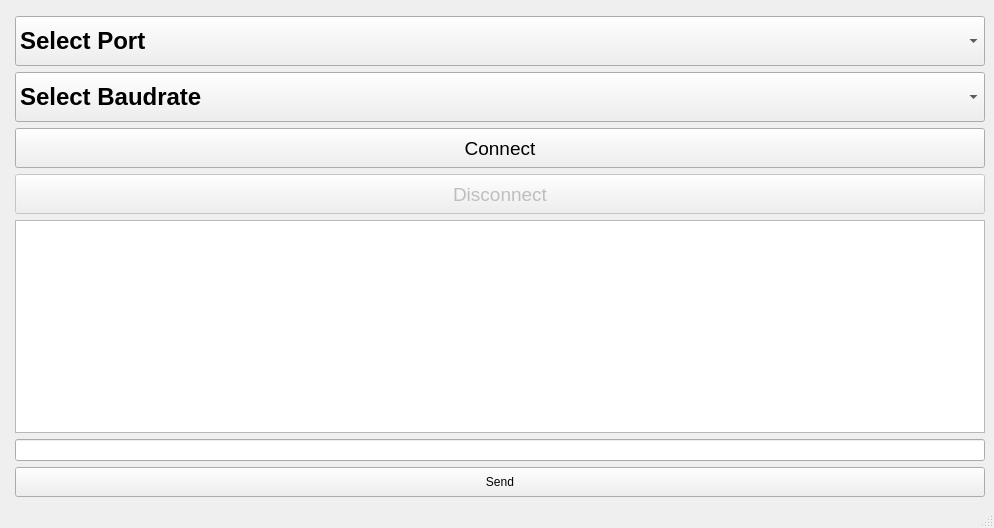
<?xml version="1.0" encoding="UTF-8"?>
<ui version="4.0">
 <class>MainWindow</class>
 <widget class="QMainWindow" name="MainWindow">
  <property name="geometry">
   <rect>
    <x>0</x>
    <y>0</y>
    <width>994</width>
    <height>528</height>
   </rect>
  </property>
  <property name="windowTitle">
   <string>MainWindow</string>
  </property>
  <property name="windowIcon">
   <iconset>
    <normaloff>:/newPrefix/Icons8-Windows-8-Military-Grenade.qrc</normaloff>:/newPrefix/Icons8-Windows-8-Military-Grenade.qrc</iconset>
  </property>
  <widget class="QWidget" name="centralwidget">
   <layout class="QFormLayout" name="formLayout_2">
    <item row="1" column="1">
     <layout class="QGridLayout" name="gridLayout">
      <item row="0" column="1">
       <widget class="QPushButton" name="refreshButton">
        <property name="minimumSize">
         <size>
          <width>0</width>
          <height>1</height>
         </size>
        </property>
        <property name="maximumSize">
         <size>
          <width>0</width>
          <height>1</height>
         </size>
        </property>
        <property name="text">
         <string/>
        </property>
       </widget>
      </item>
      <item row="2" column="1">
       <widget class="QComboBox" name="comboboxBaudrate">
        <property name="minimumSize">
         <size>
          <width>400</width>
          <height>50</height>
         </size>
        </property>
        <property name="font">
         <font>
          <pointsize>18</pointsize>
          <weight>75</weight>
          <bold>true</bold>
         </font>
        </property>
        <item>
         <property name="text">
          <string>Select Baudrate</string>
         </property>
        </item>
        <item>
         <property name="text">
          <string>9600</string>
         </property>
        </item>
        <item>
         <property name="text">
          <string>115200</string>
         </property>
        </item>
       </widget>
      </item>
      <item row="5" column="1">
       <widget class="QPushButton" name="disconnectButton">
        <property name="enabled">
         <bool>false</bool>
        </property>
        <property name="sizePolicy">
         <sizepolicy hsizetype="Minimum" vsizetype="Fixed">
          <horstretch>0</horstretch>
          <verstretch>0</verstretch>
         </sizepolicy>
        </property>
        <property name="minimumSize">
         <size>
          <width>0</width>
          <height>40</height>
         </size>
        </property>
        <property name="font">
         <font>
          <pointsize>14</pointsize>
         </font>
        </property>
        <property name="text">
         <string>Disconnect</string>
        </property>
       </widget>
      </item>
      <item row="6" column="1">
       <widget class="QTextEdit" name="readTextEdit">
        <property name="minimumSize">
         <size>
          <width>0</width>
          <height>0</height>
         </size>
        </property>
        <property name="readOnly">
         <bool>true</bool>
        </property>
       </widget>
      </item>
      <item row="4" column="1">
       <widget class="QPushButton" name="connectButton">
        <property name="sizePolicy">
         <sizepolicy hsizetype="Minimum" vsizetype="Fixed">
          <horstretch>0</horstretch>
          <verstretch>0</verstretch>
         </sizepolicy>
        </property>
        <property name="minimumSize">
         <size>
          <width>0</width>
          <height>40</height>
         </size>
        </property>
        <property name="font">
         <font>
          <pointsize>14</pointsize>
         </font>
        </property>
        <property name="text">
         <string>Connect</string>
        </property>
       </widget>
      </item>
      <item row="1" column="1">
       <widget class="QComboBox" name="comboboxPort">
        <property name="sizePolicy">
         <sizepolicy hsizetype="MinimumExpanding" vsizetype="Fixed">
          <horstretch>0</horstretch>
          <verstretch>0</verstretch>
         </sizepolicy>
        </property>
        <property name="minimumSize">
         <size>
          <width>400</width>
          <height>50</height>
         </size>
        </property>
        <property name="font">
         <font>
          <family>MS Shell Dlg 2</family>
          <pointsize>18</pointsize>
          <weight>75</weight>
          <italic>false</italic>
          <bold>true</bold>
          <underline>false</underline>
          <strikeout>false</strikeout>
          <kerning>true</kerning>
         </font>
        </property>
        <property name="currentText">
         <string>Select Port</string>
        </property>
        <item>
         <property name="text">
          <string>Select Port</string>
         </property>
        </item>
       </widget>
      </item>
      <item row="8" column="1">
       <widget class="QPushButton" name="sendButton">
        <property name="minimumSize">
         <size>
          <width>0</width>
          <height>30</height>
         </size>
        </property>
        <property name="text">
         <string>Send</string>
        </property>
       </widget>
      </item>
      <item row="7" column="1">
       <widget class="QLineEdit" name="writeLineEdit"/>
      </item>
     </layout>
    </item>
   </layout>
  </widget>
  <widget class="QStatusBar" name="statusbar"/>
  <action name="actiongelicek">
   <property name="text">
    <string>gelicek</string>
   </property>
  </action>
 </widget>
 <resources/>
 <connections/>
</ui>
